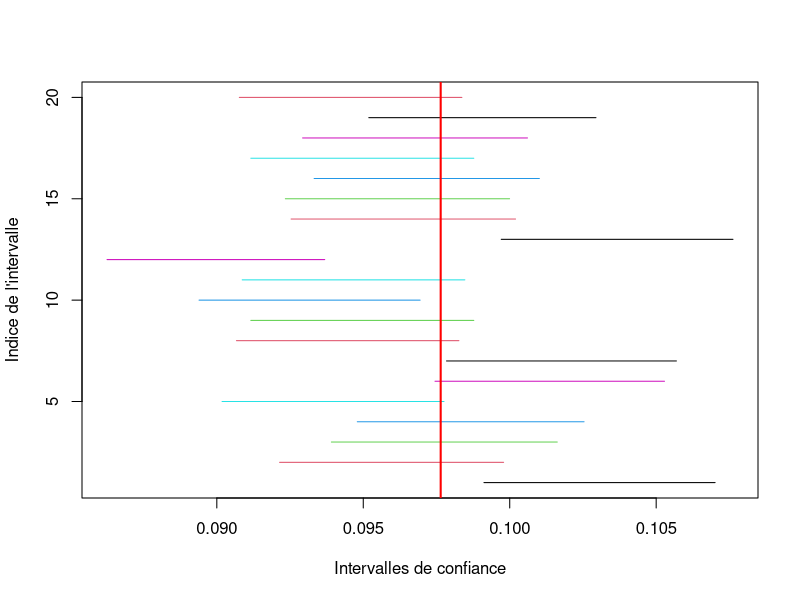

Reproduce this figure in R.
# TP4 - Intervalles de confiance. Tests statistiques

# Exercice 1

Pop17 = rep(0, 29700000) # 29.7 millions personnes actives en 2017 en France.
Pop17[1:2900000] = 1 # 2.9 millions de chômeurs dans les 29.7 millions personnes actives.


# Soit X le nombre d'individu au chomage. 
# X suit une loi binomiale de paramètres n = 29.7 millions et p = 0.1 (p = 29 700 000 / 2 900 000) ≈ 0.1.
# X ~ B(29700000, 0.1)


taux = mean(Pop17) # Moyenne du vecteur Pop17

print(mean(taux)) # Probabilité qu'un individu prit au hasard soit au chômage.


n = 100 # On considère n personnes prit au hasard.

Sondage17 = sample(Pop17, n, replace = FALSE) # simule le tirage de n éléments du vecteur Pop17.


tauxSondage = mean(Sondage17) # Moyenne du vecteur Sondage17

print(mean(tauxSondage)) # Probabilité qu'un individu prit au hasard soit au chômage.

# Avec n = 100, la moyenne du veteur Sondage17 est plutôt éloignée du taux de chômage réel. 
# Cela s'explique car n est trop petit par rapport à la taille de la population.


# Intervalle de confiance pour la proportion de chômeurs avec la loi normale.

alpha = 0.2 # Niveau de confiance

ICInf = tauxSondage - qnorm(1-alpha/2)*sqrt(tauxSondage*(1-tauxSondage)/n)  # Borne inférieure de l'intervalle de confiance.

ICSup = tauxSondage + qnorm(1-alpha/2)*sqrt(tauxSondage*(1-tauxSondage)/n) # Borne supérieure de l'intervalle de confiance.

IC = c(ICInf, ICSup) # vecteur intervalle de confiance.

print(IC) # Intervalle de confiance pour la proportion de chômeurs avec la loi normale.


# Intervalle de confiance pour la proportion de chômeurs avec la loi binomiale
prop.test(sum(Sondage17), n, conf.level = 1-alpha)$conf.int

# Pratiquement toutes les valeurs obtenues dans Sondage17 sont compris dans l'intervalle.

# Le réel taux de chomage (0.1) est presque toujours compris dans l'intervalle, que ce soit celui calculé avec la loi normale ou celui avec la loi binomiale.


# En augmentant n (n = 1000), l'intervalle de confiance se rétrécit.
# De plus, la proportion de chômeurs calculée plus tôt se rapproche du véritable taux de chômage.

# Après plusieurs tests, le taux de chômage est presque toujours compris dans l'intervalle de confiance.
# On peut donc dire que n = 1000 est suffisant pour obtenir un intervalle de confiance fiable.


# Construction de k intervalles de confiance pour la proportion de chômeurs avec la loi binomiale.

k = 20

n = 10000

ConfInts = matrix(ncol = k, nrow = 2) # Matrice de 2 lignes et k colonnes

for (i in 1:k) { # k intervalles de confiances
  
  Sondage17 = sample(Pop17, n, replace = FALSE) # simule le tirage de n éléments du vecteur Pop17.
  
  ConfInts[,i] = prop.test(sum(Sondage17), n, conf.level = 1-alpha)$conf.int[1:2] # Intervalle de confiance pour la proportion de chômeurs (loi binomiale).
}

matplot(ConfInts, rbind(1:k,1:k), type="l", lty=1, xlab="Intervalles de confiance", ylab="Indice de l'intervalle") # Affiche les intervalles de confiance.

abline(v = mean(Pop17), lwd=2, col="red") # Ajoute la vraie valeur du taux de chômage

# Il y a environ (k * alpha) intervalles qui ne contiennent pas la vraie valeur du taux de chômage.
# Avec k = 20 et alpha = 0.2, on observe bien qu'en moyenne, il y a 4 intervalle qui ne contiennent pas la vraie valeur du taux de chômage.


# En augmentant n (n = 10000), on observe que les intervalles de confiance se rétrécissent.
# Cependant, on observe toujours qu'en moyenne, il y a (k * alpha) intervalles qui ne contiennent pas la vraie valeur du taux de chômage.
